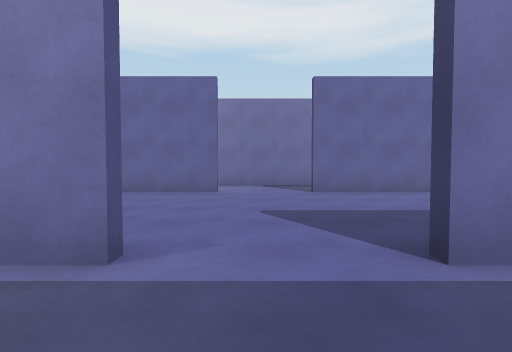
[1] (above)

24 first-person views from a walk through a 3-D level made in the Unity game engine. The camera is 1.2 m above the floor, tilts 2° down and sees 85° across. The floor is counted in squares, 2 m on a side. Each view is taken from the middle of a square. On the plan, view 1 faces up. The plan holds only what a view shows up to about 9 squares ahead; the rest is blank.

[2]
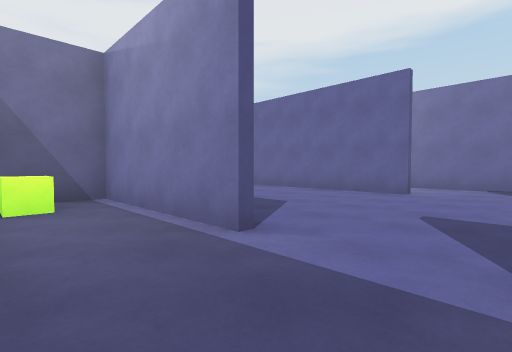

[3]
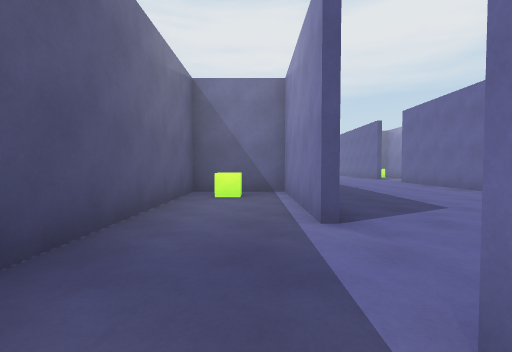

[4]
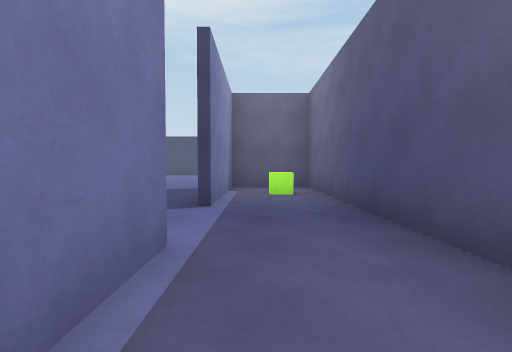

[5]
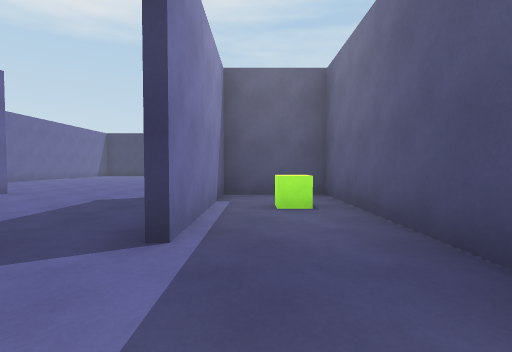

[6]
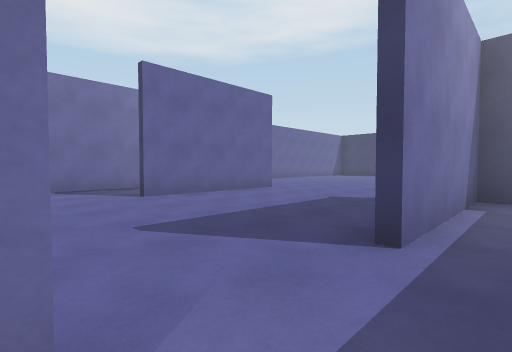

[7]
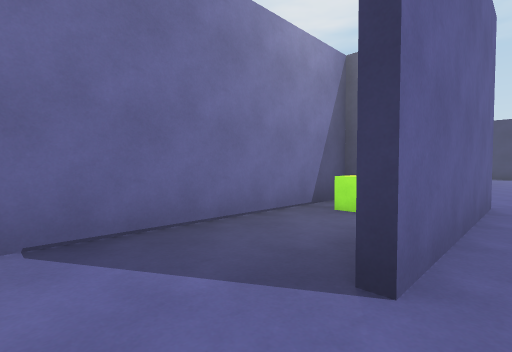

[8]
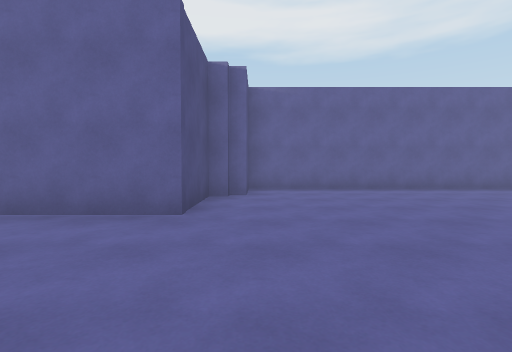

[9]
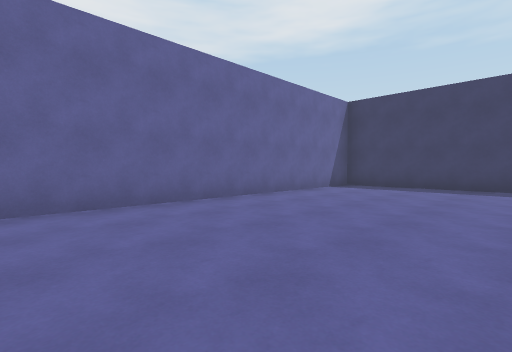

[10]
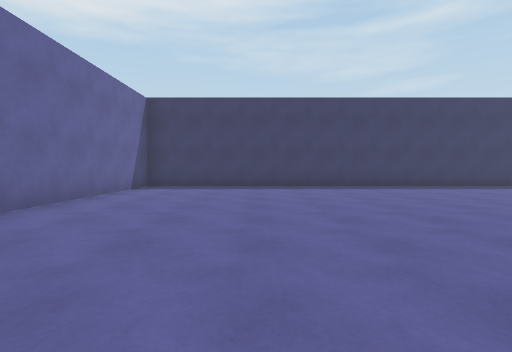

[11]
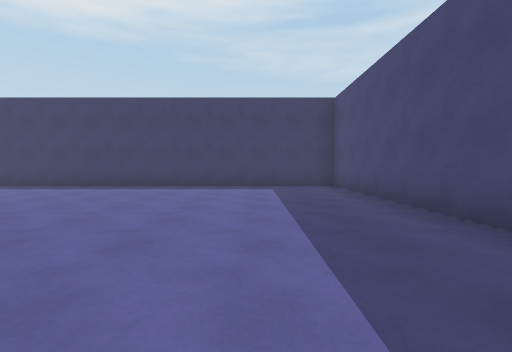

[12]
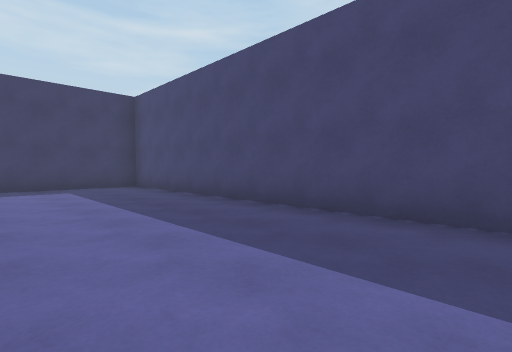

[13]
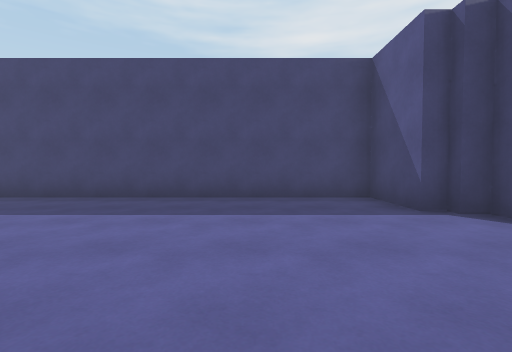

[14]
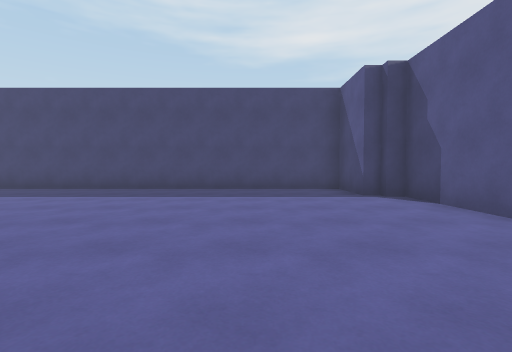

[15]
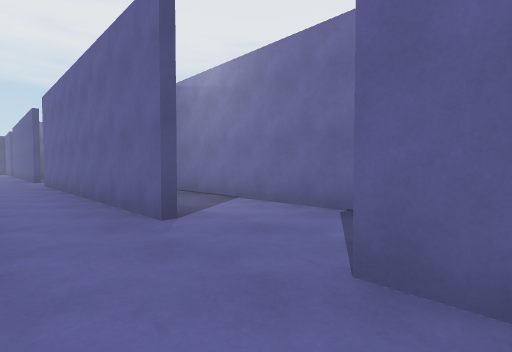

[16]
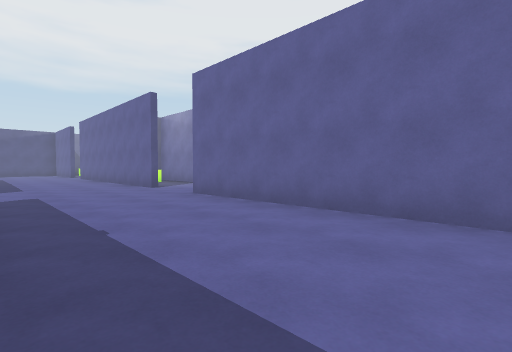

[17]
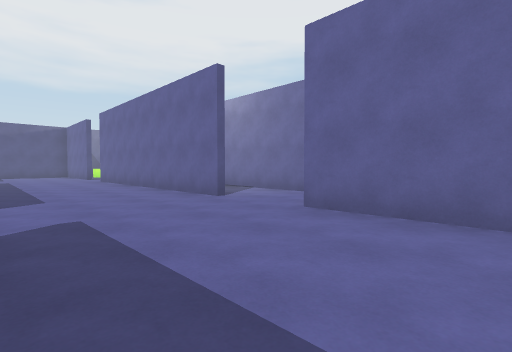

[18]
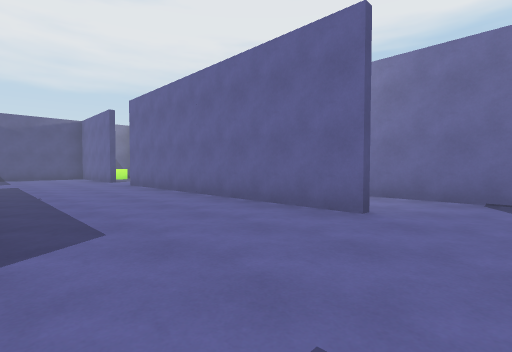

[19]
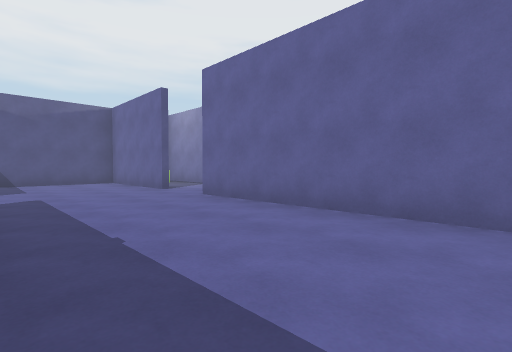

[20]
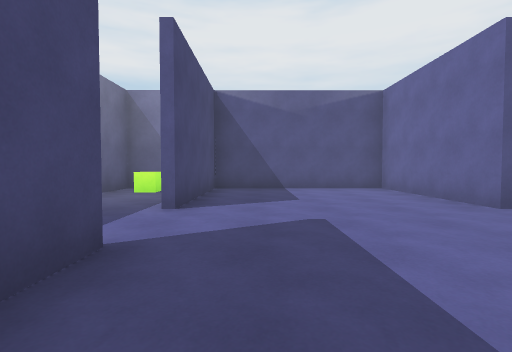

[21]
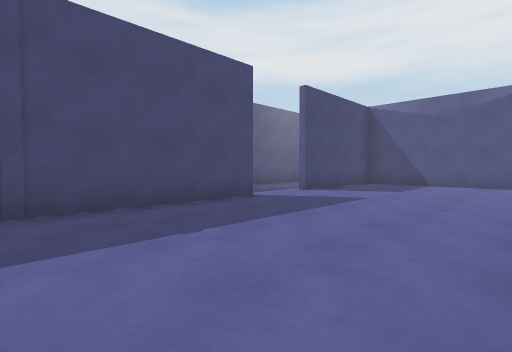

[22]
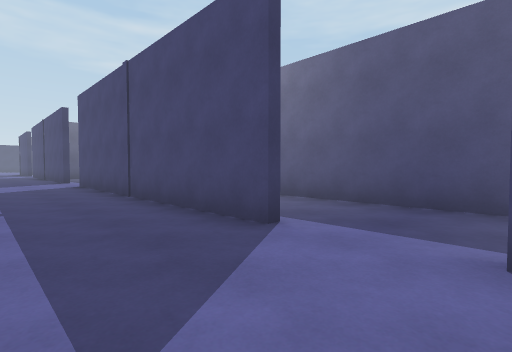

[23]
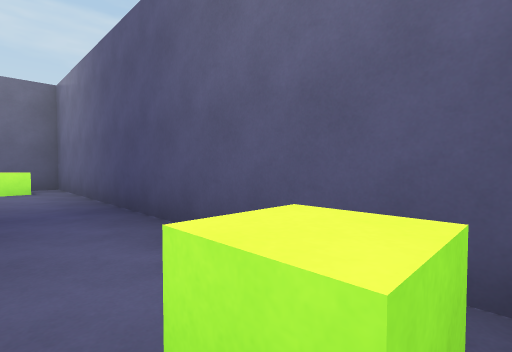

[24]
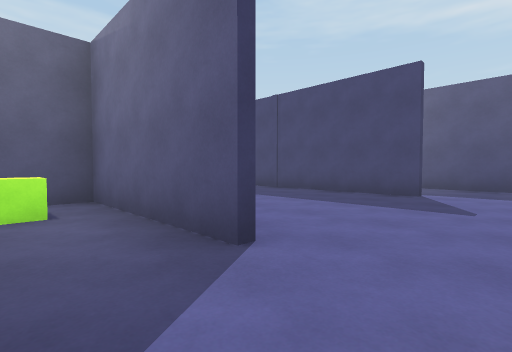

### Floor plan
Points are (right, up) in squares from view 1. A wall is a line through its corners. A room is listed if a view was taken in it or the views show most of it. See-through windows are left out.
Room 1 (views 1, 2, 3, 4, 5, 6)
walls: (-0.9, 1.7) (-4.6, 1.7) (-4.6, -0.5) (4.9, -0.5) (4.9, 1.7) (1.1, 1.7)
low walls: (-3.4, 0.8) (-3.4, 0.2)
ways out: opening at (0.5, 2) to room 2
Room 2 (views 7, 8, 9, 10, 11, 12, 13, 14, 15, 16, 17, 18, 19, 20, 21, 22)
walls: (5.1, 1.9) (5.1, -0.5); (-0.9, 6.4) (-8.5, 6.4); (5.1, 8.5) (5.1, 6.4) (1.2, 6.4); (5.4, -0.7) (5.8, -0.7) (5.8, -2.4) (16.4, -2.4) (16.4, 10.3) (5.8, 10.3); (5.9, 8.8) (5.4, 8.8); (5.8, 10) (5.8, 9.1); (-8.5, 1.9) (-3.9, 1.9); (-10.5, 6.4) (-18.1, 6.4); (-18.1, 1.9) (-10.5, 1.9); (-19.9, 6.4) (-23.6, 6.4) (-23.6, 1.9) (-19.9, 1.9)
ways out: opening at (0.5, 2) to room 1; opening at (-19, 2) to room 3; opening at (-9.5, 7) to room 4; opening at (0.5, 7) to room 5; opening at (-19, 7); opening at (-9.5, 2)
Room 3 (view 23)
walls: (-23.6, 0.5) (-23.6, -0.5) (-14.4, -0.5) (-14.4, 0.6)
low walls: (-15.5, 0.1) (-15.5, 0.8); (-22.9, 0.1) (-22.9, 0.7) (-22.4, 0.7) (-22.4, 0.1)
ways out: opening at (-19, 2) to room 2
Room 4 (view 24)
walls: (-9.1, 8.5) (-13, 8.5); (-8.5, 6.6) (-4.8, 6.6) (-4.8, 7.9)
low walls: (-6.1, 7.4) (-6.1, 7.9)
ways out: opening at (-9.5, 7) to room 2
Room 5 (no view inside)
walls: (4.9, 8.5) (-4.4, 8.5)
ways out: opening at (0.5, 7) to room 2

Where each view was taken, in squares from view 1:
view 1: 0 up, 0 right, facing up
view 2: 0 up, 1 right, facing up-left
view 3: 1 up, 2 right, facing left
view 4: 1 up, 3 left, facing right
view 5: 1 up, 1 left, facing right
view 6: 1 up, 1 left, facing up-right
view 7: 6 up, 0 right, facing up-right
view 8: 3 up, 6 right, facing up
view 9: 6 up, 8 right, facing up-right
view 10: 7 up, 8 right, facing right
view 11: 0 up, 8 right, facing right
view 12: 1 up, 8 right, facing down-right
view 13: 3 up, 8 right, facing down
view 14: 5 up, 8 right, facing down
view 15: 5 up, 2 right, facing up-left
view 16: 3 up, 3 left, facing up-left
view 17: 3 up, 6 left, facing up-left
view 18: 3 up, 9 left, facing up-left
view 19: 3 up, 13 left, facing up-left
view 20: 3 up, 16 left, facing left
view 21: 6 up, 14 left, facing down-left
view 22: 4 up, 20 left, facing down-right
view 23: 1 up, 23 left, facing down-right
view 24: 8 up, 10 left, facing down-right
